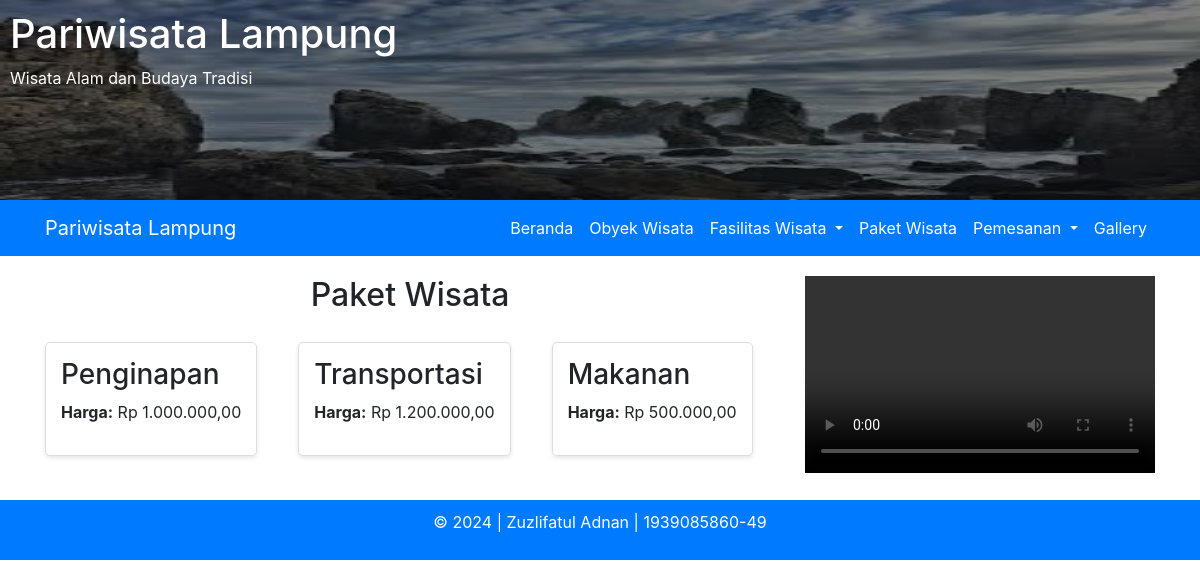
The page /paketWisata.php on the database its author committed.
### tables this page shows
CREATE TABLE `paketwisata` (
  `id` int(11) NOT NULL,
  `nama` varchar(255) NOT NULL,
  `harga` decimal(10,0) DEFAULT NULL,
  `created_at` timestamp NULL DEFAULT NULL,
  `updated_at` timestamp NULL DEFAULT NULL
);

### paketWisata.php (the view, shortened to what this page needs)
<?php
include 'config/db.php';
function fetchPaketWisata($conn)
{
    $sql = "SELECT id, nama, harga FROM paketwisata";
    $stmt = $conn->prepare($sql);
    $stmt->execute();
    $result = $stmt->get_result();
    if ($result->num_rows > 0) {
        return $result->fetch_all(MYSQLI_ASSOC);
    } else {
        return [];
    }
}
$paketWisata = fetchPaketWisata($conn);
?>
<!DOCTYPE html>
<html lang="en">
<head>
    <link href="assets/css/bootstrap.min.css" rel="stylesheet">
    <link href="assets/css/styles.css" rel="stylesheet">
</head>
<body>
    <?php include 'templates/userHeader.php'; ?>
    <?php include 'templates/userNav.php'; ?>
    <main class="container content">
        <div class="row">
            <div class="col-md-8">
                <div class="row justify-content-center">
                    <h2 class="text-center">Paket Wisata</h2>
                </div>
                <div class="row">
                    <?php foreach ($paketWisata as $paket): ?>
                        <div class="col-md-4 mb-4 d-flex align-items-stretch">
                            <div class="paket-card">
                                <h3><?php echo htmlspecialchars($paket['nama']); ?></h3>
                                <p><strong>Harga:</strong> Rp
                                    <?php echo number_format(htmlspecialchars($paket['harga']), 2, ',', '.'); ?></p>
                            </div>
                        </div>
                    <?php endforeach; ?>
                </div>
            </div>
            <div class="col-md-4">
                <div class="embed-responsive embed-responsive-16by9 mb-4">
                    <video class="embed-responsive-item" controls>
                        <source src="assets/video/video.mp4" type="video/mp4">
                    </video>
                </div>
            </div>
        </div>
    </main>
    <?php include 'templates/footer.php'; ?>
</body>
</html>

### assets/css/styles.css (style rules this page uses)
.content { margin-top: 20px; }

### paketWisata.php (style rules this page uses)
.paket-card { margin: 20px 0; padding: 15px; border: 1px solid #ddd; border-radius: 5px; box-shadow: 0 2px 4px rgba(0, 0, 0, 0.1); }

### rows shown on the page
paketwisata: nama "Penginapan", harga "1.000.000,00"
paketwisata: nama "Transportasi", harga "1.200.000,00"
paketwisata: nama "Makanan", harga "500.000,00"
